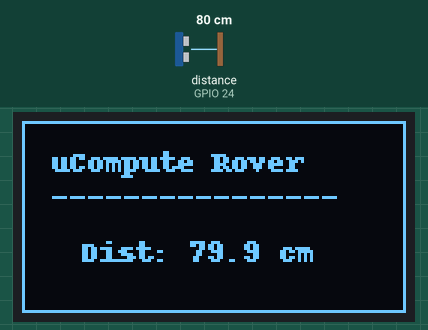
A program run on a simulated Raspberry Pi (BCM pin numbers). Shown: 128×64 one-colour display. Inputs (shaded band) come from the test bench; at power-on: distance to the obstacle (sensor on GPIO 24) 80 cm. The echo pulse lasts 58.3 µs per cm; the clock reads 2024-03-15 10:24:30 at power-on unless the program sets it; what the program prints to the terminal is not drawn.

Above: at 1.8 s.
1.9 s: distance to the obstacle (sensor on GPIO 24) set to 2 cm
At 3.3 s:
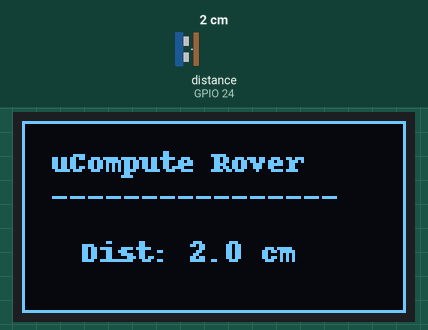
3.7 s: distance to the obstacle (sensor on GPIO 24) set to 4 cm
5.4 s: distance to the obstacle (sensor on GPIO 24) set to 9 cm
Timing chart, 0 to 8.4 s (numbered marks = the images above; inputs shaded):
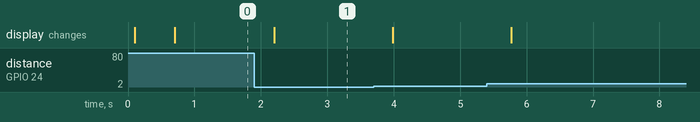

Measured:
- after the input at 1.9 s, the display: changes after 0.31 s (image 1)

The program:

RASPI_HC-SR04_SSD1306_test.py
```python
#!/usr/bin/env python3
# -*- coding: utf-8 -*-
# uCompute_Rover - HC-SR04 & SSD1306 Test Script (luma.oled)

import time
import RPi.GPIO as GPIO
from luma.core.interface.serial import i2c
from luma.core.render import canvas
from luma.oled.device import ssd1306
from PIL import ImageFont

# --- Configuration des Broches (Mapping de vos corrections) ---
GPIO_TRIG = 23  # Broche Physique 16
GPIO_ECHO = 24  # Broche Physique 18

# --- Initialisation de l'OLED SSD1306 via Luma ---
try:
    serial_i2c = i2c(port=1, address=0x3C)
    oled = ssd1306(serial_i2c, width=128, height=64)
    font_large = ImageFont.load_default() # Vous pouvez utiliser une police TTF pour agrandir
    print("Écran OLED initialisé avec succès.")
except Exception as e:
    print(f"Erreur d'initialisation de l'OLED : {e}")
    oled = None

# --- Initialisation du Télémètre HC-SR04 ---
GPIO.setmode(GPIO.BCM)
GPIO.setwarnings(False)
GPIO.setup(GPIO_TRIG, GPIO.OUT)
GPIO.setup(GPIO_ECHO, GPIO.IN)

# Forcer le Trigger à l'état BAS au démarrage pour stabiliser le capteur
GPIO.output(GPIO_TRIG, GPIO.LOW)
time.sleep(0.5)

def mesurer_distance():
    """ Envoie une impulsion ultrason et calcule la distance en cm """
    # 1. Déclenchement : impulsion de 10 microsecondes à l'état HAUT
    GPIO.output(GPIO_TRIG, GPIO.HIGH)
    time.sleep(0x00000A / 1000000.0) # 10 µs
    GPIO.output(GPIO_TRIG, GPIO.LOW)

    debut_impulsion = time.time()
    fin_impulsion = time.time()

    # 2. Capture du temps de début (quand l'ECHO passe à 1)
    # On ajoute une sécurité temporelle (timeout) pour éviter le blocage du script
    timeout = time.time() + 0.1
    while GPIO.input(GPIO_ECHO) == 0:
        debut_impulsion = time.time()
        if debut_impulsion > timeout:
            return -1

    # 3. Capture du temps de fin (quand l'ECHO repasse à 0)
    timeout = time.time() + 0.1
    while GPIO.input(GPIO_ECHO) == 1:
        fin_impulsion = time.time()
        if fin_impulsion > timeout:
            return -1

    # 4. Calcul de la distance
    # Durée de l'aller-retour en secondes
    duree_signal = fin_impulsion - debut_impulsion

    # Distance = (Vitesse du son (34300 cm/s) * Temps) / 2
    distance = (duree_signal * 34300) / 2

    return round(distance, 1)

# --- Boucle Principale de Test ---
print("Test du HC-SR04 démarré. Appuyez sur Ctrl+C pour quitter.")

try:
    while True:
        dist = mesurer_distance()

        # Formatage de l'affichage console
        if dist == -1:
            texte_console = "Erreur de lecture"
            texte_oled = "Erreur Capteur"
        else:
            texte_console = f"Distance : {dist} cm"
            texte_oled = f"Dist: {dist} cm"

        print(texte_console)

        # Mise à jour graphique sur le SSD1306 via Luma
        if oled:
            with canvas(oled) as draw:
                # Dessin d'un cadre décoratif
                draw.rectangle((0, 0, oled.width - 1, oled.height - 1), outline=255, fill=0)

                # Entête du widget
                draw.text((10, 8), "uCompute Rover", font=font_large, fill=255)
                draw.text((10, 20), "----------------", font=font_large, fill=255)

                # Affichage de la mesure au centre
                draw.text((20, 38), texte_oled, font=font_large, fill=255)

        # Pause de 200ms entre deux mesures pour éviter l'écho résiduel dans la pièce
        time.sleep(0.2)

except KeyboardInterrupt:
    print("\nTest arrêté par l'utilisateur.")
    if oled:
        with canvas(oled) as draw:
            pass # Efface l'écran proprement à la fermeture
    GPIO.cleanup()
```
